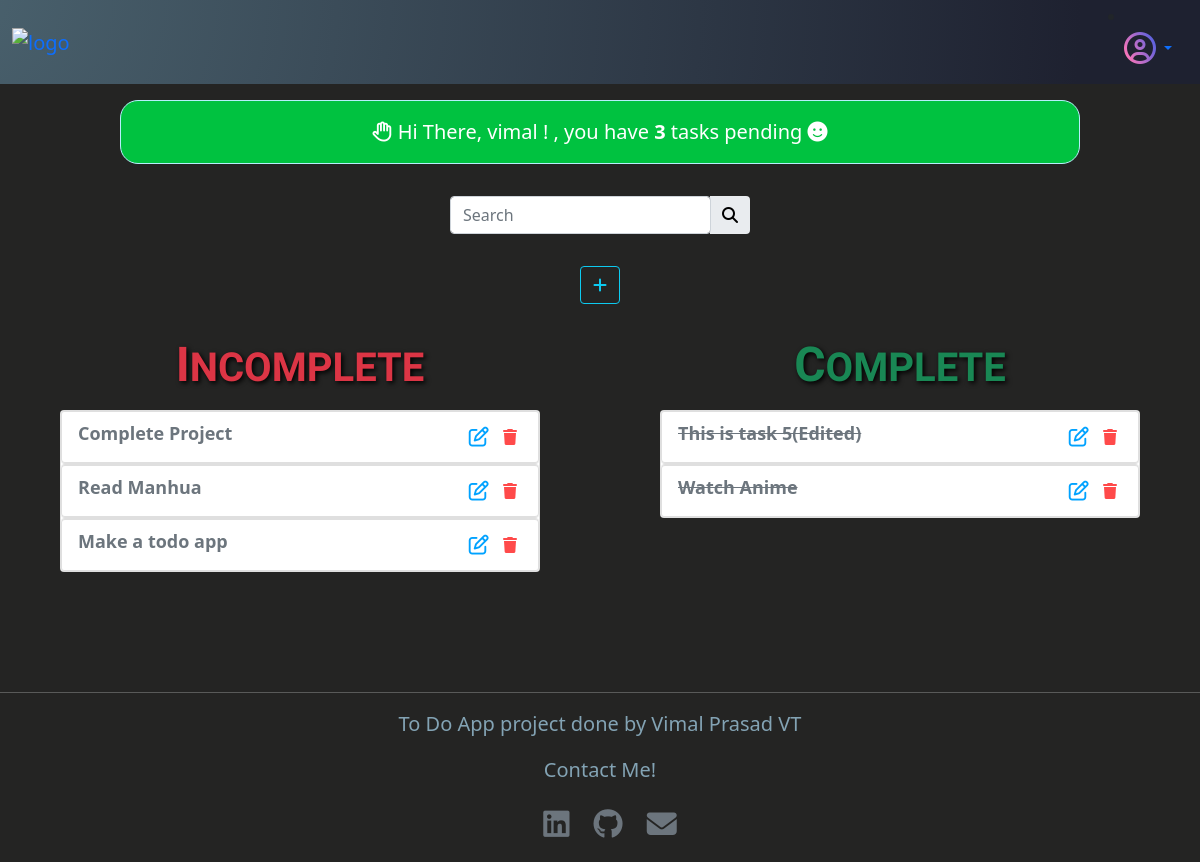
The app's page / (signed in), older data.
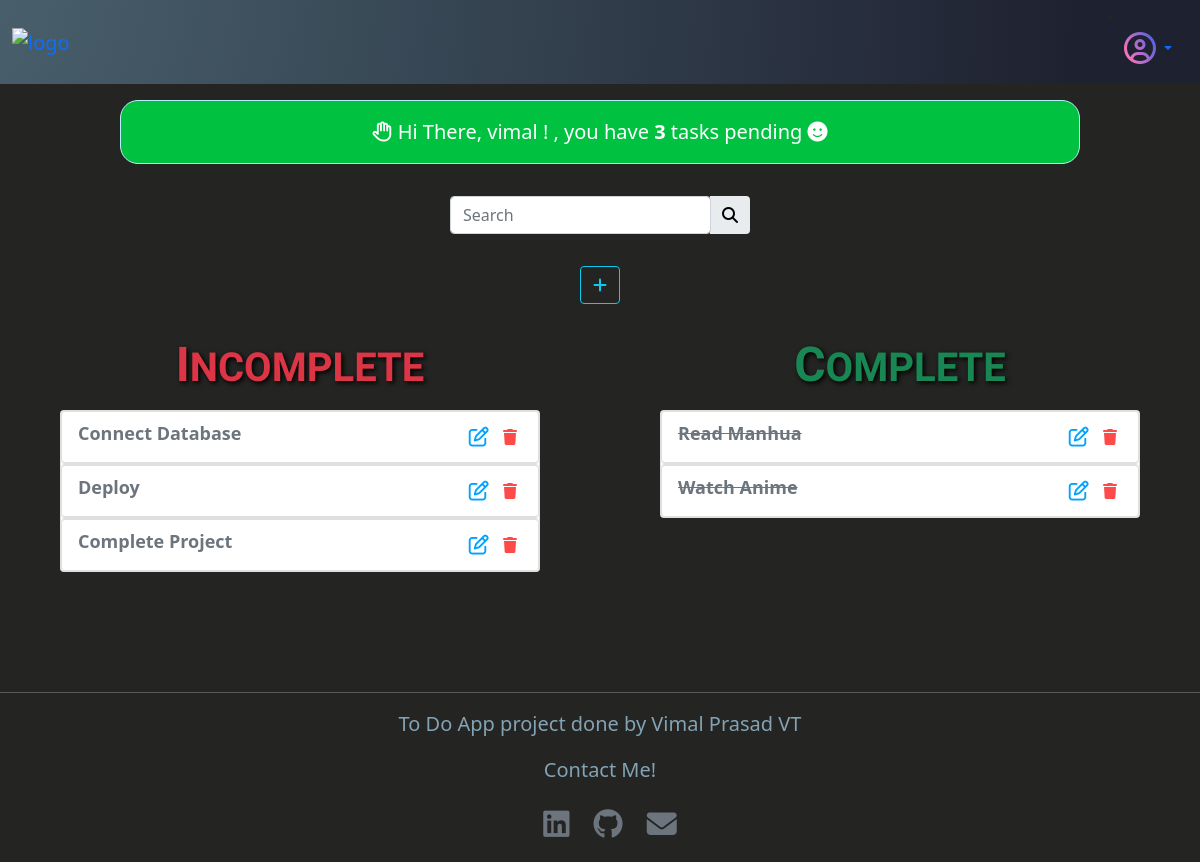
The same page, newer data.
### accounts/models.py (models this page shows, shortened)
class CustomUser(AbstractUser): # creating the custom user model
    pass

### tasks/models.py (models this page shows, shortened)
class Task(models.Model):
    title = models.CharField(max_length=100)
    discription = models.TextField(null=True, blank=True)
    author = models.ForeignKey(settings.AUTH_USER_MODEL, on_delete=models.CASCADE)
    date_created = models.DateTimeField(auto_now_add=True)
    completed = models.BooleanField(default=False)

### tasks/views.py (the view)
# urls.py: path("", TaskLists.as_view(), name="home"),
class TaskLists(LoginRequiredMixin, ListView):
    model = Task
    context_object_name = 'tasks'
    template_name = "task_list.html"
    ordering = ["-date_created"] # order the list by the date created
    def get_context_data(self, **kwargs):
        context = super().get_context_data(**kwargs)
        context['tasks'] = context['tasks'].filter(author = self.request.user)
        context['count'] = context['tasks'].filter(completed=False).count()
        search_input = self.request.GET.get("search-area") or ''
        if search_input:
            context['tasks'] = context['tasks'].filter(title__startswith=search_input)
        context['search_input'] = search_input
        task_count = context['tasks'].count()
        context['task_count'] = task_count
        return context

### templates/task_list.html (shortened to what this page needs)
{% extends 'base.html' %}
{% block content %}
<section>
    {% if user.is_authenticated %}
    <div class="alert alert-info text-center" role="alert">
        <i class="fa-regular fa-hand"></i> Hi There, {{ user.username }} ! , you have <strong>{{ count }}</strong> tasks pending
        {% if count == 0 %}
        <i class="fa-solid fa-face-laugh-beam"></i>
        {% elif count > 0 and count <= 2  %}
        <i class="fa-solid fa-face-smile-wink"></i>
        {% elif count > 2 and count <= 4  %}
        <i class="fa-solid fa-face-smile"></i>
        {% elif count > 4 and count <= 6  %}
        <i class="fa-solid fa-face-frown-open"></i>
        {% elif count > 6 and count <= 8  %}
        <i class="fa-solid fa-face-meh"></i>
        {% elif count > 8 and count <= 10  %}
        <i class="fa-solid fa-face-sad-tear"></i>
        {% else %}
        <i class="fa-solid fa-face-sad-cry"></i>
        {% endif %}
    </div>
    {% endif %}
</section>
<section class="d-flex justify-content-center">
    <form class="search" method="GET">
        <div class="input-group rounded">
            <input type="search" name="search-area" class="form-control rounded" placeholder="Search" aria-label="Search"
            aria-describedby="search-addon" value="{{search_input}}" />
            <button class="input-group-text border-0" id="search-addon" type="submit" value="Search">
                <i class="fas fa-search"></i>
            </button>
        </div>
    </form>
</section>
<div class="d-flex justify-content-center">
    <a class="btn btn-outline-info" id="add-button" href="{% url 'new_task' %}"
        data-bs-toggle="tooltip" data-bs-placement="right" title="add-task">
        <i class="fa-solid fa-plus"></i>
    </a>
</div>
{% if task_count == 0 %}
<h1 class="text-center text-light">Hoo!...Sooo Empty...😮</h1>
{% else %}
<div class="row">
    <div class="col-12 col-lg-6">
        <h1 class="group-heading text-center text-danger">INCOMPLETE</h1>
        <div class="card incomplete">
            {% for task in tasks %}
            {% if task.completed == False %}
            <ul class="list-group">
                <li class="list-group-item list-group-item-action">
                    <a class="task-links" href="{% url 'task_detail' task.pk %} ">
                        {{task.title}}
                    </a>
                    <span class="float-end">
                        <a class="btn link-edit p-1" data-bs-toggle="tooltip" data-bs-placement="top" title="edit"
                            href="{% url 'update' task.id %}"><i class="fa-regular fa-pen-to-square fa-lg"></i></a>
                        <a class="btn link-delete p-1" data-bs-toggle="tooltip" data-bs-placement="top" title="delete"
                            href="{% url 'delete' task.id %}"><i class="fas fa-trash"></i></a>
                    </span>
                </li>
            </ul>
        {% endif %}
        {% endfor %}
    </div>
</div>
<div class="col-12 col-lg-6">
    <h1 class="group-heading text-center text-success">COMPLETE</h1>
    <div class="card complete">
        {% for task in tasks %}
        {% if task.completed == True %}
        <ul class="list-group">
            <li class="list-group-item list-group-item-action" >
                <a class="task-links" href="{% url 'task_detail' task.pk %} ">
                    <strike>{{task.title}}</strike>
                </a>
                    <span class="float-end">
                        <a class="btn link-edit p-1" data-bs-toggle="tooltip" data-bs-placement="top" data-bs-title="Edit"
                            href="{% url 'update' task.id %}"><i class="fa-regular fa-pen-to-square fa-lg"></i></a>
                        <a class="btn link-delete p-1" data-bs-toggle="tooltip" data-bs-placement="top" title="delete"
                            href="{% url 'delete' task.id %}"><i class="fas fa-trash"></i></a>
                    </span>
            </li>
        </ul>
        {% endif %}
        {% endfor %}
    </div>
</div>
</div>
{% endif %}
{% endblock content %}

### templates/base.html (shortened to what this page needs)
{% load static %}
<!DOCTYPE html>
<html lang="en">
<head>
    <link href="https://cdn.jsdelivr.net/npm/bootstrap@5.0.2/dist/css/bootstrap.min.css" rel="stylesheet"
>
    <link rel="stylesheet" href="{% static 'css/main.css' %}">
</head>
<body>
    <header>
        <nav id="main-navbar" class="navbar navbar-expand-lg fixed-top">
            <div class="container-fluid">
                <a class="navbar-brand" href="{% url 'home' %}">
                    <img src="https://res.cloudinary.com/dne9u9lgx/image/upload/v1672411793/Article%20It%21/Logo/do_gdb07g.png" alt="logo">
                </a>
                <li class="nav-item dropdown pb-1" style="line-height: 1;">
                    <a class="nav-link dropdown-toggle  hidden-arrow d-flex align-items-center" href="{% url 'profile' %}"
                        id="navbarDropdown" role="button" data-bs-toggle="dropdown" aria-expanded="false">
                        <i class="fa-regular fa-circle-user fa-2x me-1" id="profile-icon" ></i>
                    </a>
                </li>
            </div>
        </nav>
    </header>
    <section>
        {% block content %}
        {% endblock content %}
    </section>
    <footer>
        <hr class="text-light">
        <div class="container footer-base">
            <div class="footer-content">
                <p>To Do App project done by Vimal Prasad VT</p>
            </div>
            <div class="social">
                <p>Contact Me!</p>
                <a href="https://www.linkedin.com/in/vimalvtprasad"><i class="fa-brands fa-linkedin"></i></a>
                <a href="https://github.com/VTVIMAL"><i class="fa-brands fa-github"></i></a>
                <a href="mailto: vimal.vt.prasad@gmail.com"><i class="fa-solid fa-envelope"></i></a>
            </div>
        </div>
    </footer>
</body>
</html>

### static/css/main.css (style rules this page uses)
body { background-color: #242423; margin: 0px; }
h1 { font-family: 'Miriam Libre', sans-serif; font-weight: 600; }
h1::first-letter { font-size: larger; }
p { font-size: 20px; }
img { width: 150px; }
.row { --bs-gutter-x: 0rem; --bs-gutter-y: 0; display: flex; flex-wrap: wrap; margin-top: calc(var(--bs-gutter-y) * -1); margin-right: calc(var(--bs-gutter-x) * -.5); margin-left: calc(var(--bs-gutter-x) * -.5); }
.group-heading { text-shadow:2px 2px 5px black; }
.navbar { background-image: radial-gradient(circle farthest-corner at -4% -12.9%, rgba(74, 98, 110, 1) 0.3%, rgba(30, 33, 48, 1) 90.2%); display: flex; position: relative; }
#profile-icon { background-image: linear-gradient(64.5deg, rgba(245, 116, 185, 1) 14.7%, rgba(89, 97, 223, 1) 88.7%); background-clip: text; -webkit-background-clip: text; -webkit-text-fill-color: transparent; }
.alert { margin: 10%; margin-top: 1rem; margin-bottom: 2rem; border-radius: 18px; background-color: #00C240; color: white; font-size: 20px; }
.search { width: 25%; left: 45%; margin-bottom: 2rem; }
#search-addon { color: black; }
#add-button { margin-bottom: 2rem; }
.card { max-width: 80%; width: 85%; margin-top: 20px; }
.task-links { text-decoration: none; font-size: 18px; font-weight: 600; }
.incomplete { margin: 10%; margin-top: 1rem; }
.complete { margin: 10%; margin-top: 1rem; }
.link-edit { color: rgb(0, 162, 255); }
.link-delete { color: rgba(255, 0, 0, 0.711); }
.footer-base { text-align: center; color: #83a3b4; margin-bottom: 1rem; }
.social >a { font-size: 30px; margin-left: 20px; color: #6c757d; }
.task-links { color:#6c757d; }
footer { margin-top: 5%; }

Row changes from the older to the newer data that the page shows:
removed Task: title "Make a todo app", shown under "INCOMPLETE"
removed Task: title "This is task 5(Edited)", shown under "COMPLETE"
added Task: title "Connect Database", shown under "INCOMPLETE"
added Task: title "Deploy", shown under "INCOMPLETE"
changed Task "Read Manhua": moves from the list under "INCOMPLETE" to the list under "COMPLETE"
